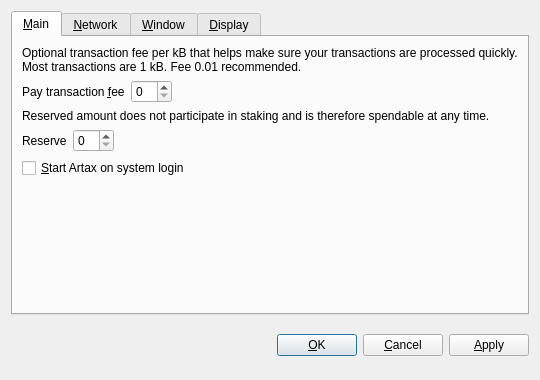
<?xml version="1.0" encoding="UTF-8"?>
<ui version="4.0">
 <class>OptionsDialog</class>
 <widget class="QDialog" name="OptionsDialog">
  <property name="geometry">
   <rect>
    <x>0</x>
    <y>0</y>
    <width>540</width>
    <height>380</height>
   </rect>
  </property>
  <property name="windowTitle">
   <string>Options</string>
  </property>
  <property name="modal">
   <bool>true</bool>
  </property>
  <layout class="QVBoxLayout" name="verticalLayout">
   <item>
    <widget class="QTabWidget" name="tabWidget">
     <property name="tabPosition">
      <enum>QTabWidget::North</enum>
     </property>
     <property name="currentIndex">
      <number>0</number>
     </property>
     <widget class="QWidget" name="tabMain">
      <attribute name="title">
       <string>&amp;Main</string>
      </attribute>
      <layout class="QVBoxLayout" name="verticalLayout_Main">
       <item>
        <widget class="QLabel" name="transactionFeeInfoLabel">
         <property name="text">
          <string>Optional transaction fee per kB that helps make sure your transactions are processed quickly. Most transactions are 1 kB. Fee 0.01 recommended.</string>
         </property>
         <property name="textFormat">
          <enum>Qt::PlainText</enum>
         </property>
         <property name="wordWrap">
          <bool>true</bool>
         </property>
        </widget>
       </item>
       <item>
        <layout class="QHBoxLayout" name="horizontalLayoutFee">
         <item>
          <widget class="QLabel" name="transactionFeeLabel">
           <property name="text">
            <string>Pay transaction &amp;fee</string>
           </property>
           <property name="textFormat">
            <enum>Qt::PlainText</enum>
           </property>
           <property name="buddy">
            <cstring>transactionFee</cstring>
           </property>
          </widget>
         </item>
         <item>
          <widget class="BitcoinAmountField" name="transactionFee"/>
         </item>
         <item>
          <spacer name="horizontalSpacerFee">
           <property name="orientation">
            <enum>Qt::Horizontal</enum>
           </property>
           <property name="sizeHint" stdset="0">
            <size>
             <width>40</width>
             <height>20</height>
            </size>
           </property>
          </spacer>
         </item>
        </layout>
       </item>
       <item>
        <widget class="QLabel" name="reserveBalanceInfoLabel">
         <property name="text">
          <string>Reserved amount does not participate in staking and is therefore spendable at any time.</string>
         </property>
         <property name="textFormat">
          <enum>Qt::PlainText</enum>
         </property>
         <property name="wordWrap">
          <bool>true</bool>
         </property>
        </widget>
       </item>
       <item>
        <layout class="QHBoxLayout" name="horizontalLayoutReserveBalance">
         <item>
          <widget class="QLabel" name="reserveBalanceLabel">
           <property name="text">
            <string>Reserve</string>
           </property>
           <property name="textFormat">
            <enum>Qt::PlainText</enum>
           </property>
           <property name="buddy">
            <cstring>reserveBalance</cstring>
           </property>
          </widget>
         </item>
         <item>
          <widget class="BitcoinAmountField" name="reserveBalance"/>
         </item>
         <item>
          <spacer name="horizontalSpacerReserveBalance">
           <property name="orientation">
            <enum>Qt::Horizontal</enum>
           </property>
           <property name="sizeHint" stdset="0">
            <size>
             <width>40</width>
             <height>20</height>
            </size>
           </property>
          </spacer>
         </item>
        </layout>
       </item>
       <item>
        <widget class="QCheckBox" name="bitcoinAtStartup">
         <property name="toolTip">
          <string>Automatically start Artax after logging in to the system.</string>
         </property>
         <property name="text">
          <string>&amp;Start Artax on system login</string>
         </property>
        </widget>
       </item>
       <item>
        <spacer name="verticalSpacer_Main">
         <property name="orientation">
          <enum>Qt::Vertical</enum>
         </property>
         <property name="sizeHint" stdset="0">
          <size>
           <width>20</width>
           <height>40</height>
          </size>
         </property>
        </spacer>
       </item>
      </layout>
     </widget>
     <widget class="QWidget" name="tabNetwork">
      <attribute name="title">
       <string>&amp;Network</string>
      </attribute>
      <layout class="QVBoxLayout" name="verticalLayout_Network">
       <item>
        <widget class="QCheckBox" name="mapPortUpnp">
         <property name="toolTip">
          <string>Automatically open the Artax client port on the router. This only works when your router supports UPnP and it is enabled.</string>
         </property>
         <property name="text">
          <string>Map port using &amp;UPnP</string>
         </property>
        </widget>
       </item>
       <item>
        <widget class="QCheckBox" name="connectSocks">
         <property name="toolTip">
          <string>Connect to the Artax network through a SOCKS5 proxy (e.g. when connecting through Tor).</string>
         </property>
         <property name="text">
          <string>&amp;Connect through SOCKS5 proxy:</string>
         </property>
        </widget>
       </item>
       <item>
        <layout class="QHBoxLayout" name="horizontalLayout_Network">
         <item>
          <widget class="QLabel" name="proxyIpLabel">
           <property name="text">
            <string>Proxy &amp;IP:</string>
           </property>
           <property name="textFormat">
            <enum>Qt::PlainText</enum>
           </property>
           <property name="buddy">
            <cstring>proxyIp</cstring>
           </property>
          </widget>
         </item>
         <item>
          <widget class="QValidatedLineEdit" name="proxyIp">
           <property name="maximumSize">
            <size>
             <width>140</width>
             <height>16777215</height>
            </size>
           </property>
           <property name="toolTip">
            <string>IP address of the proxy (e.g. 127.0.0.1)</string>
           </property>
          </widget>
         </item>
         <item>
          <widget class="QLabel" name="proxyPortLabel">
           <property name="text">
            <string>&amp;Port:</string>
           </property>
           <property name="textFormat">
            <enum>Qt::PlainText</enum>
           </property>
           <property name="buddy">
            <cstring>proxyPort</cstring>
           </property>
          </widget>
         </item>
         <item>
          <widget class="QLineEdit" name="proxyPort">
           <property name="maximumSize">
            <size>
             <width>55</width>
             <height>16777215</height>
            </size>
           </property>
           <property name="toolTip">
            <string>Port of the proxy (e.g. 9050)</string>
           </property>
          </widget>
         </item>
         <item>
          <spacer name="horizontalSpacer_Network">
           <property name="orientation">
            <enum>Qt::Horizontal</enum>
           </property>
           <property name="sizeHint" stdset="0">
            <size>
             <width>40</width>
             <height>20</height>
            </size>
           </property>
          </spacer>
         </item>
        </layout>
       </item>
       <item>
        <spacer name="verticalSpacer_Network">
         <property name="orientation">
          <enum>Qt::Vertical</enum>
         </property>
         <property name="sizeHint" stdset="0">
          <size>
           <width>20</width>
           <height>40</height>
          </size>
         </property>
        </spacer>
       </item>
      </layout>
     </widget>
     <widget class="QWidget" name="tabWindow">
      <attribute name="title">
       <string>&amp;Window</string>
      </attribute>
      <layout class="QVBoxLayout" name="verticalLayout_Window">
       <item>
        <widget class="QCheckBox" name="minimizeToTray">
         <property name="toolTip">
          <string>Show only a tray icon after minimizing the window.</string>
         </property>
         <property name="text">
          <string>&amp;Minimize to the tray instead of the taskbar</string>
         </property>
        </widget>
       </item>
       <item>
        <widget class="QCheckBox" name="minimizeOnClose">
         <property name="toolTip">
          <string>Minimize instead of exit the application when the window is closed. When this option is enabled, the application will be closed only after selecting Quit in the menu.</string>
         </property>
         <property name="text">
          <string>M&amp;inimize on close</string>
         </property>
        </widget>
       </item>
       <item>
        <spacer name="verticalSpacer_Window">
         <property name="orientation">
          <enum>Qt::Vertical</enum>
         </property>
         <property name="sizeHint" stdset="0">
          <size>
           <width>20</width>
           <height>40</height>
          </size>
         </property>
        </spacer>
       </item>
      </layout>
     </widget>
     <widget class="QWidget" name="tabDisplay">
      <attribute name="title">
       <string>&amp;Display</string>
      </attribute>
      <layout class="QVBoxLayout" name="verticalLayout_Display">
       <item>
        <layout class="QHBoxLayout" name="horizontalLayout_1_Display">
         <item>
          <widget class="QLabel" name="langLabel">
           <property name="text">
            <string>User Interface &amp;language:</string>
           </property>
           <property name="textFormat">
            <enum>Qt::PlainText</enum>
           </property>
           <property name="buddy">
            <cstring>lang</cstring>
           </property>
          </widget>
         </item>
         <item>
          <widget class="QValueComboBox" name="lang">
           <property name="toolTip">
            <string>The user interface language can be set here. This setting will take effect after restarting Artax.</string>
           </property>
          </widget>
         </item>
        </layout>
       </item>
       <item>
        <layout class="QHBoxLayout" name="horizontalLayout_2_Display">
         <item>
          <widget class="QLabel" name="unitLabel">
           <property name="text">
            <string>&amp;Unit to show amounts in:</string>
           </property>
           <property name="textFormat">
            <enum>Qt::PlainText</enum>
           </property>
           <property name="buddy">
            <cstring>unit</cstring>
           </property>
          </widget>
         </item>
         <item>
          <widget class="QValueComboBox" name="unit">
           <property name="toolTip">
            <string>Choose the default subdivision unit to show in the interface and when sending coins.</string>
           </property>
          </widget>
         </item>
        </layout>
       </item>
       <item>
        <widget class="QCheckBox" name="coinControlFeatures">
         <property name="toolTip">
          <string>Whether to show coin control features or not.</string>
         </property>
         <property name="text">
          <string>Display coin &amp;control features (experts only!)</string>
         </property>
        </widget>
       </item>
       <item>
        <widget class="QCheckBox" name="minimizeCoinAge">
         <property name="toolTip">
          <string>Whether to select the coin outputs randomly or with minimal coin age.</string>
         </property>
         <property name="text">
          <string>Minimize weight consumption (experimental)</string>
         </property>
        </widget>
       </item>
       <item>
        <widget class="QCheckBox" name="useBlackTheme">
         <property name="text">
          <string>Use black visual theme (requires restart)</string>
         </property>
        </widget>
       </item>
       <item>
        <spacer name="verticalSpacer_Display">
         <property name="orientation">
          <enum>Qt::Vertical</enum>
         </property>
         <property name="sizeHint" stdset="0">
          <size>
           <width>20</width>
           <height>40</height>
          </size>
         </property>
        </spacer>
       </item>
      </layout>
     </widget>
    </widget>
   </item>
   <item>
    <layout class="QHBoxLayout" name="horizontalLayout_Buttons">
     <item>
      <spacer name="horizontalSpacer_1">
       <property name="orientation">
        <enum>Qt::Horizontal</enum>
       </property>
       <property name="sizeHint" stdset="0">
        <size>
         <width>40</width>
         <height>48</height>
        </size>
       </property>
      </spacer>
     </item>
     <item>
      <widget class="QLabel" name="statusLabel">
       <property name="font">
        <font>
         <weight>75</weight>
         <bold>true</bold>
        </font>
       </property>
       <property name="text">
        <string/>
       </property>
       <property name="textFormat">
        <enum>Qt::PlainText</enum>
       </property>
       <property name="wordWrap">
        <bool>true</bool>
       </property>
      </widget>
     </item>
     <item>
      <spacer name="horizontalSpacer_2">
       <property name="orientation">
        <enum>Qt::Horizontal</enum>
       </property>
       <property name="sizeHint" stdset="0">
        <size>
         <width>40</width>
         <height>48</height>
        </size>
       </property>
      </spacer>
     </item>
     <item>
      <widget class="QPushButton" name="okButton">
       <property name="text">
        <string>&amp;OK</string>
       </property>
      </widget>
     </item>
     <item>
      <widget class="QPushButton" name="cancelButton">
       <property name="text">
        <string>&amp;Cancel</string>
       </property>
       <property name="autoDefault">
        <bool>false</bool>
       </property>
      </widget>
     </item>
     <item>
      <widget class="QPushButton" name="applyButton">
       <property name="text">
        <string>&amp;Apply</string>
       </property>
       <property name="autoDefault">
        <bool>false</bool>
       </property>
      </widget>
     </item>
    </layout>
   </item>
  </layout>
 </widget>
 <customwidgets>
  <customwidget>
   <class>BitcoinAmountField</class>
   <extends>QSpinBox</extends>
   <header>bitcoinamountfield.h</header>
  </customwidget>
  <customwidget>
   <class>QValueComboBox</class>
   <extends>QComboBox</extends>
   <header>qvaluecombobox.h</header>
  </customwidget>
  <customwidget>
   <class>QValidatedLineEdit</class>
   <extends>QLineEdit</extends>
   <header>qvalidatedlineedit.h</header>
  </customwidget>
 </customwidgets>
 <resources/>
 <connections/>
</ui>
